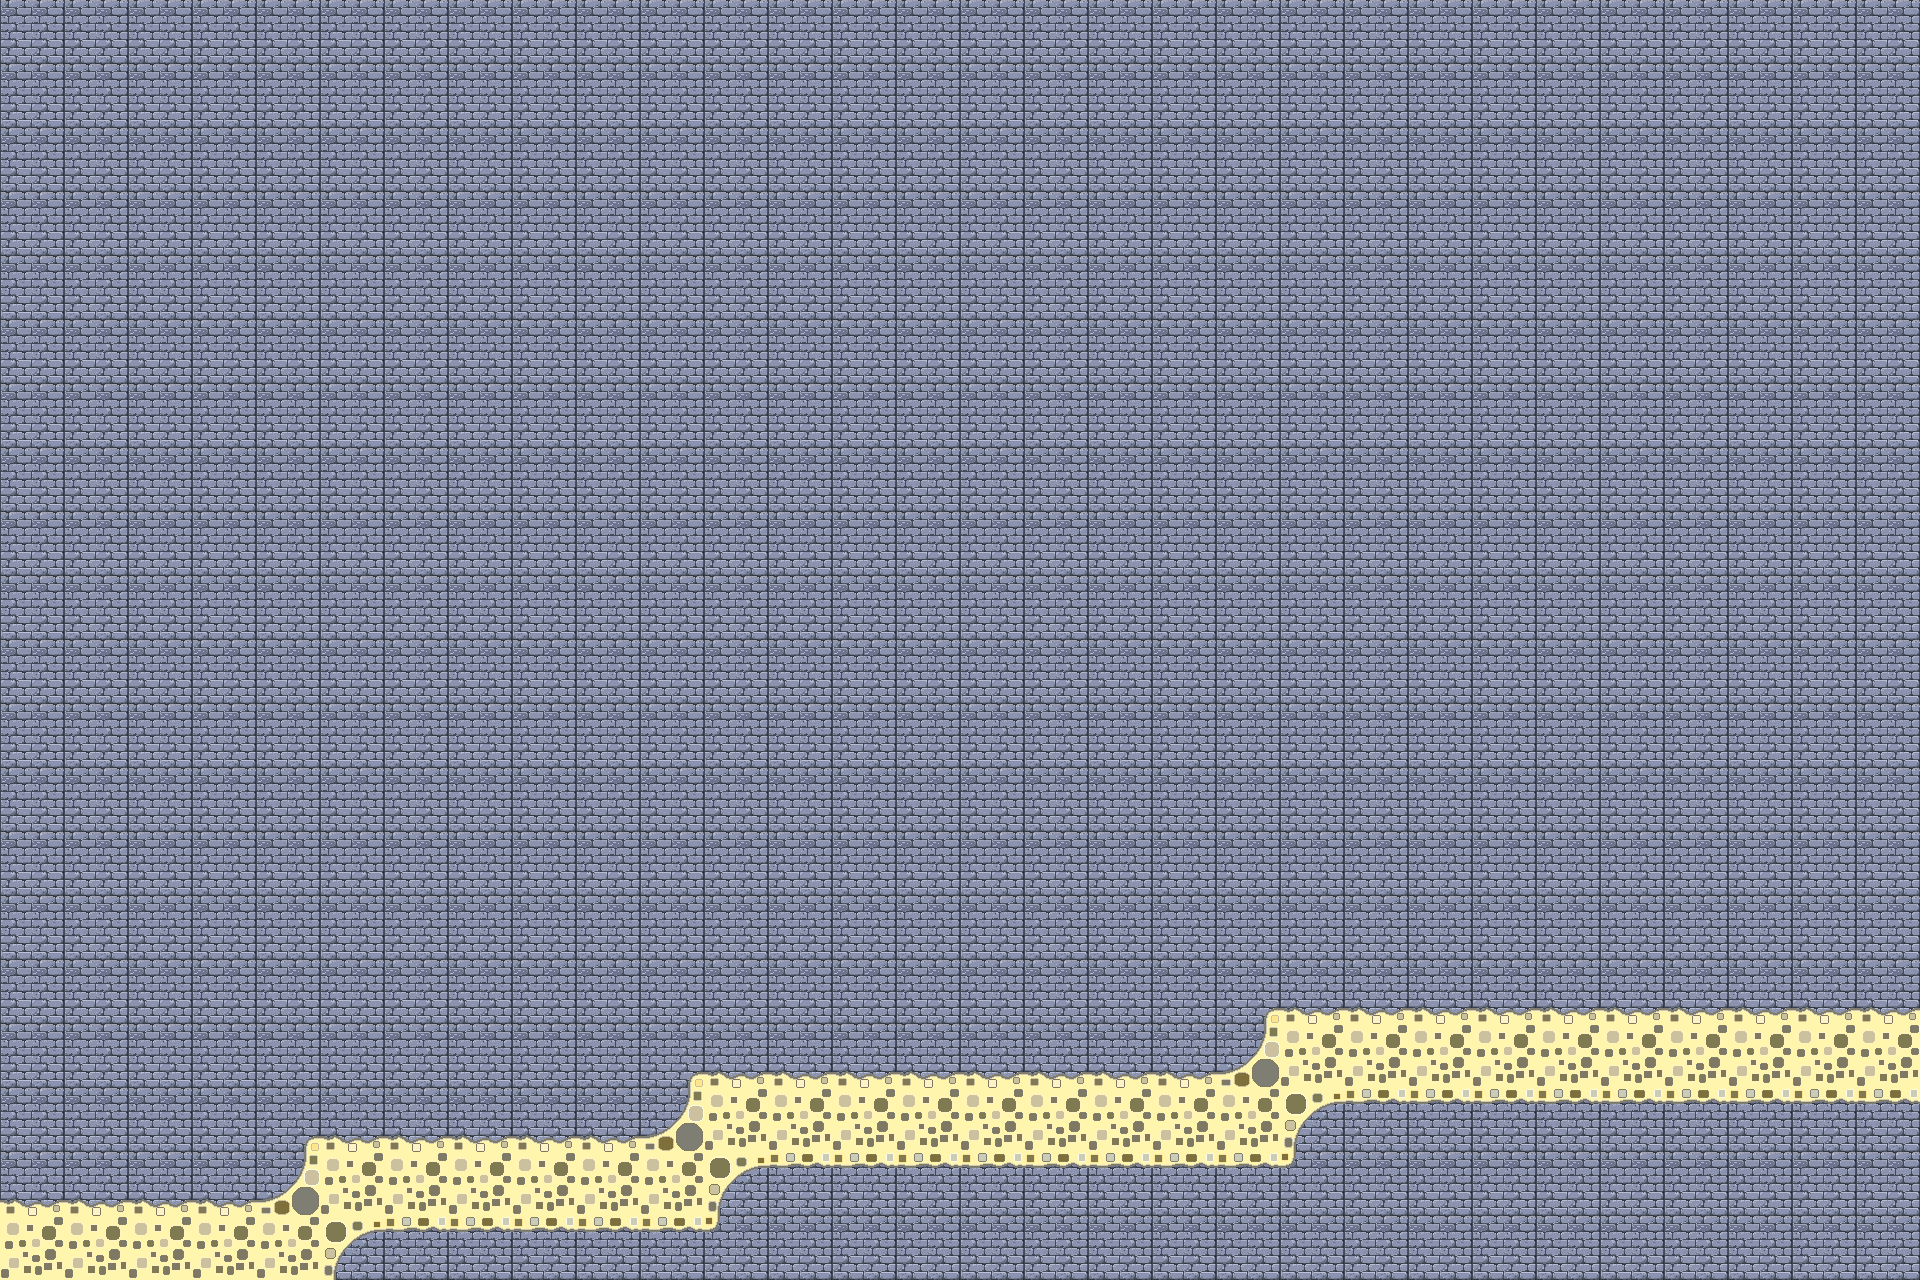

A 2D game scene composited from a Tiled map and its tileset images. What follows is a short description and the map's XML, with every tile layer's data as written:
An orthogonal 30x20 tile map with 64x64 px tiles, 2 tile layers (Kachelebene 1, Kachelebene 2).

<map version="1.10" tiledversion="1.10.2" orientation="orthogonal" renderorder="right-down" width="30" height="20" tilewidth="64" tileheight="64" infinite="0" nextlayerid="6" nextobjectid="1">
 <editorsettings>
  <export target="testkarte.lua" format="lua" />
 </editorsettings>
 <tileset firstgid="1" name="tillset2" tilewidth="64" tileheight="64" tilecount="600" columns="30">
  <image source="tillset2.png" width="1920" height="1280" />
 </tileset>
 <layer id="3" name="Kachelebene 1" width="30" height="20">
  <data encoding="csv">
60,60,60,60,60,60,60,60,60,60,60,60,60,60,60,60,60,60,60,60,60,60,60,60,60,60,60,60,60,60,
60,60,60,60,60,60,60,60,60,60,60,60,60,60,60,60,60,60,60,60,60,60,60,60,60,60,60,60,60,60,
60,60,60,60,60,60,60,60,60,60,60,60,60,60,60,60,60,60,60,60,60,60,60,60,60,60,60,60,60,60,
60,60,60,60,60,60,60,60,60,60,60,60,60,60,60,60,60,60,60,60,60,60,60,60,60,60,60,60,60,60,
60,60,60,60,60,60,60,60,60,60,60,60,60,60,60,60,60,60,60,60,60,60,60,60,60,60,60,60,60,60,
60,60,60,60,60,60,60,60,60,60,60,60,60,60,60,60,60,60,60,60,60,60,60,60,60,60,60,60,60,60,
60,60,60,60,60,60,60,60,60,60,60,60,60,60,60,60,60,60,60,60,60,60,60,60,60,60,60,60,60,60,
60,60,60,60,60,60,60,60,60,60,60,60,60,60,60,60,60,60,60,60,60,60,60,60,60,60,60,60,60,60,
60,60,60,60,60,60,60,60,60,60,60,60,60,60,60,60,60,60,60,60,60,60,60,60,60,60,60,60,60,60,
60,60,60,60,60,60,60,60,60,60,60,60,60,60,60,60,60,60,60,60,60,60,60,60,60,60,60,60,60,60,
60,60,60,60,60,60,60,60,60,60,60,60,60,60,60,60,60,60,60,60,60,60,60,60,60,60,60,60,60,60,
60,60,60,60,60,60,60,60,60,60,60,60,60,60,60,60,60,60,60,60,60,60,60,60,60,60,60,60,60,60,
60,60,60,60,60,60,60,60,60,60,60,60,60,60,60,60,60,60,60,60,60,60,60,60,60,60,60,60,60,60,
60,60,60,60,60,60,60,60,60,60,60,60,60,60,60,60,60,60,60,60,60,60,60,60,60,60,60,60,60,60,
60,60,60,60,60,60,60,60,60,60,60,60,60,60,60,60,60,60,60,60,60,60,60,60,60,60,60,60,60,60,
60,60,60,60,60,60,60,60,60,60,60,60,60,60,60,60,60,60,60,60,60,60,60,60,60,60,60,60,60,60,
60,60,60,60,60,60,60,60,60,60,60,60,60,60,60,60,60,60,60,60,60,60,60,60,60,60,60,60,60,60,
60,60,60,60,60,60,60,60,60,60,60,60,60,60,60,60,60,60,60,60,60,60,60,60,60,60,60,60,60,60,
60,60,60,60,60,60,60,60,60,60,60,60,60,60,60,60,60,60,60,60,60,60,60,60,60,60,60,60,60,60,
60,60,60,60,60,60,60,60,60,60,60,60,60,60,60,60,60,60,60,60,60,60,60,60,60,60,60,60,60,60
</data>
 </layer>
 <layer id="5" name="Kachelebene 2" width="30" height="20">
  <data encoding="csv">
0,0,0,0,0,0,0,0,0,0,0,0,0,0,0,0,0,0,0,0,0,0,0,0,0,0,0,0,0,0,
0,0,0,0,0,0,0,0,0,0,0,0,0,0,0,0,0,0,0,0,0,0,0,0,0,0,0,0,0,0,
0,0,0,0,0,0,0,0,0,0,0,0,0,0,0,0,0,0,0,0,0,0,0,0,0,0,0,0,0,0,
0,0,0,0,0,0,0,0,0,0,0,0,0,0,0,0,0,0,0,0,0,0,0,0,0,0,0,0,0,0,
0,0,0,0,0,0,0,0,0,0,0,0,0,0,0,0,0,0,0,0,0,0,0,0,0,0,0,0,0,0,
0,0,0,0,0,0,0,0,0,0,0,0,0,0,0,0,0,0,0,0,0,0,0,0,0,0,0,0,0,0,
0,0,0,0,0,0,0,0,0,0,0,0,0,0,0,0,0,0,0,0,0,0,0,0,0,0,0,0,0,0,
0,0,0,0,0,0,0,0,0,0,0,0,0,0,0,0,0,0,0,0,0,0,0,0,0,0,0,0,0,0,
0,0,0,0,0,0,0,0,0,0,0,0,0,0,0,0,0,0,0,0,0,0,0,0,0,0,0,0,0,0,
0,0,0,0,0,0,0,0,0,0,0,0,0,0,0,0,0,0,0,0,0,0,0,0,0,0,0,0,0,0,
0,0,0,0,0,0,0,0,0,0,0,0,0,0,0,0,0,0,0,0,0,0,0,0,0,0,0,0,0,0,
0,0,0,0,0,0,0,0,0,0,0,0,0,0,0,0,0,0,0,0,0,0,0,0,0,0,0,0,0,0,
0,0,0,0,0,0,0,0,0,0,0,0,0,0,0,0,0,0,0,0,0,0,0,0,0,0,0,0,0,0,
0,0,0,0,0,0,0,0,0,0,0,0,0,0,0,0,0,0,0,0,0,0,0,0,0,0,0,0,0,0,
0,0,0,0,0,0,0,0,0,0,0,0,0,0,0,0,0,0,0,0,0,0,0,0,0,0,0,0,0,0,
0,0,0,0,0,0,0,0,0,0,0,0,0,0,0,0,0,0,0,10,11,11,11,11,11,11,11,11,11,11,
0,0,0,0,0,0,0,0,0,0,10,11,11,11,11,11,11,11,11,46,41,41,41,41,41,41,41,41,41,41,
0,0,0,0,10,11,11,11,11,11,46,41,41,41,41,41,41,41,41,41,15,71,71,71,71,71,71,71,71,71,
11,11,11,11,46,41,41,41,41,41,41,15,71,71,71,71,71,71,71,71,72,0,0,0,0,0,0,0,0,0,
41,41,41,41,41,15,71,71,71,71,71,72,0,0,0,0,0,0,0,0,0,0,0,0,0,0,0,0,0,0
</data>
 </layer>
</map>